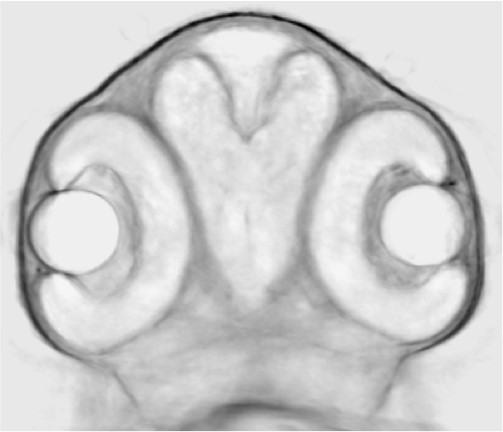
#> input picture others/zf.jpg, 503 x 432 px
$ python cv2_circle_detection.py
#> lines starting #> are read from the running program, lines starting #| are printed output that depends on the picture
import numpy as np
import cv2 as cv
img = cv.imread('zf.jpg',0)
#> img is the input picture: shape (432, 503); min 0, max 255, mean 204.4
img = cv.medianBlur(img,5)
cimg = cv.cvtColor(img,cv.COLOR_GRAY2BGR)
circles = cv.HoughCircles(img,cv.HOUGH_GRADIENT,1,40,
                            param1=50,param2=30,minRadius=40,maxRadius=55)
#> circles = [[422.5, 227.5, 42.1], [75.5, 229.5, 42.2]]
circles = np.uint16(np.around(circles))
#> circles = [[422, 228, 42], [76, 230, 42]]
for i in circles[0,:]:
    # draw the outer circle
    cv.circle(cimg,(i[0],i[1]),i[2],(0,255,0),2)
    # draw the center of the circle
    cv.circle(cimg,(i[0],i[1]),2,(0,0,255),3)
#> this loop made 2 passes
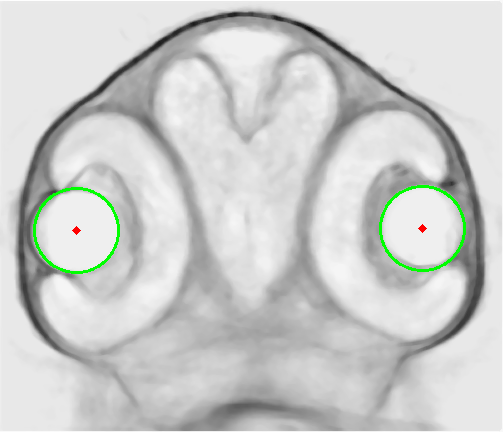
#> cimg: shape (432, 503, 3); mean B, G, R 203.1, 205, 203.2

cv.imshow('original image',img)
cv.imshow('detected circles',cimg)
cv.waitKey(0)
cv.destroyAllWindows()
